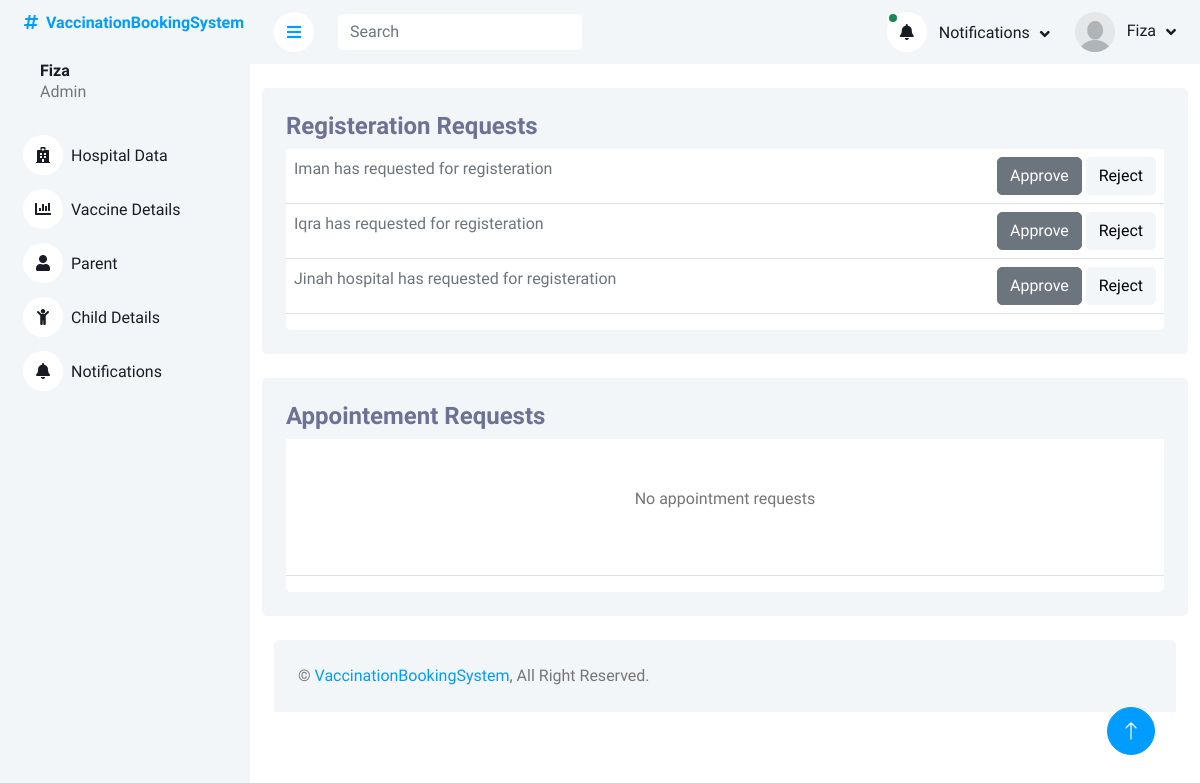
Screenshot of /eProject/requestPage.php (signed in) with the database file from the repository.
### tables this page shows
CREATE TABLE `parent_login` (
  `parentID` int(11) NOT NULL,
  `parentName` varchar(250) NOT NULL,
  `parentEmail` varchar(250) NOT NULL,
  `parentPassword` varchar(250) NOT NULL,
  `parentStatus` enum('pending','approved','rejected') NOT NULL DEFAULT 'pending',
  `image` varchar(225) DEFAULT 'user.jpg'
);

CREATE TABLE `hospital_login` (
  `hospitalID` int(11) NOT NULL,
  `hospitalName` varchar(250) NOT NULL,
  `hospitalEmail` varchar(250) NOT NULL,
  `hospitalPassword` varchar(250) NOT NULL,
  `hospitalLocation` varchar(250) NOT NULL,
  `hospitalStatus` enum('pending','approved','rejected') NOT NULL DEFAULT 'pending'
);

### eProject/requestPage.php (called while the page is built, shortened)
<?php
include('header_admin.php')
?>
<?php
include('requestRegisteration.php')
?>
<?php
include('requestAppointment.php')
?>
<?php
include('footer.php')
?>

### eProject/requestRegisteration.php (the view, shortened to what this page needs)
<div class="container pt-4">
    <div class="bg-light rounded p-4">
        <div class="row">
            <div class="col-12">
                <div class="bg-white rounded h-100 ">
                    <div class="d-flex bg-light justify-content-between">
                        <h4>Registeration Requests</h4>
                    </div>
                    <div class="table-responsive bg- ">
                        <table class="table">
                            <tbody>
                                <?php
                        $query = $pdo->query("SELECT * from parent_login where parentStatus = 'pending'");
                        $resultParent = $query->fetchAll(PDO::FETCH_ASSOC);
                        foreach($resultParent as $row){
                        ?>
                                <tr class="tr-row">
                                    <td class="d-flex justify-content-around">
                                        <span class="flex-grow-1">
                                            <a href="parentRequest.php" class="link-secondary">
                                                <?php echo ucfirst($row['parentName'])?> has requested for registeration
                                            </a>
                                        </span>
                                        <form method="post">
                                            <button class="approve-btn btn btn-secondary"
                                                name='notification-parent-approve-btn'
                                                onclick="animateRow(this)">Approve</button>
                                            <button class="reject-btn btn btn-light"
                                                name='notification-parent-reject-btn'
                                                onclick="rejectRow(this)">Reject</button>
                                        </form>
                                    </td>
                                </tr>
                                <?php
                        };
                                       ?>
                                <?php
                        $query = $pdo->query("SELECT * from hospital_login where hospitalStatus = 'pending'");
                        $result = $query->fetchAll(PDO::FETCH_ASSOC);
                        foreach($result as $row){
                        ?>
                                <tr class="tr-row">
                                    <td class="d-flex justify-content-around">
                                        <span class="flex-grow-1">
                                            <a href="hospitalData.php" class="link-secondary">
                                                <?php echo ucfirst($row['hospitalName'])?> hospital has requested for
                                                registeration
                                            </a>
                                        </span>
                                        <form method="post">
                                            <button class="approve-btn btn btn-secondary"
                                                name='notification-hospital-approve-btn'
                                                onclick="approveRow(this)">Approve</button>
                                            <button class="reject-btn btn btn-light"
                                                name='notification-hospital-reject-btn'
                                                onclick="rejectRow(this)">Reject</button>
                                        </form>
                                    </td>
                                </tr>
                                <?php
                        }if(empty($result) && empty($resultParent) ){
                            ?>
                                <tr>
                                    <td class="d-flex justify-content-center p-5">
                                            <p>
                                                No registeration requests
                                            </p>
                                    </td>
                                </tr>
                                <?php
                        }
                                       ?>
                            </tbody>
                        </table>
                    </div>
                </div>
            </div>
        </div>
    </div>
</div>

### eProject/css/style.css (style rules this page uses)
:root { --primary: #009CFF; --light: #F3F6F9; --dark: #191C24; }
.btn { transition: .5s; }

### eProject/header_admin.php (style rules this page uses)
h4 { color: #6C7293; }

### rows the page displays
parent_login: parentName "Iman"
parent_login: parentName "Iqra"
hospital_login: hospitalName "Jinah"

### other values shown
$value['adminName'] "Fiza"
